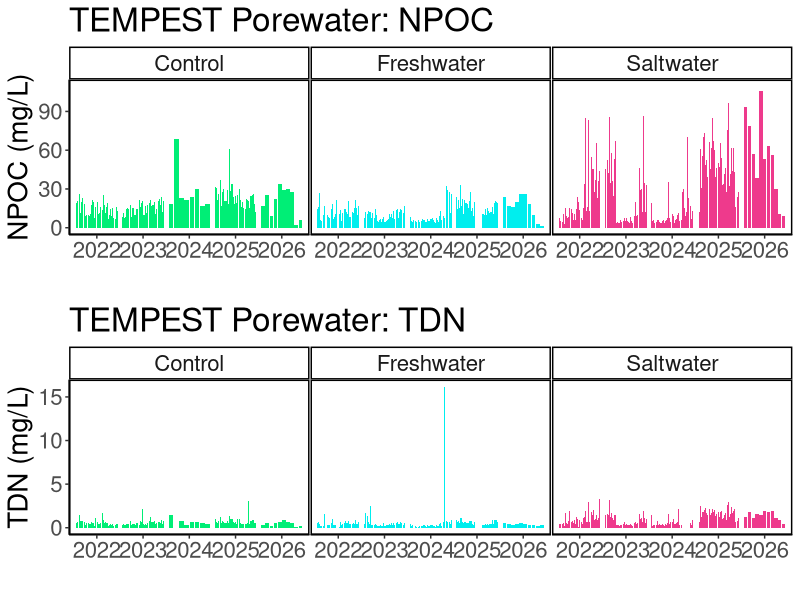
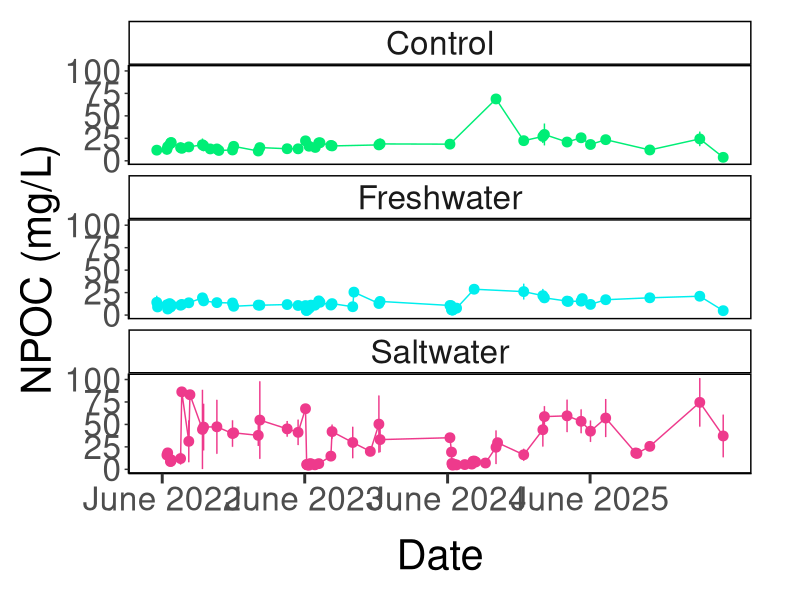
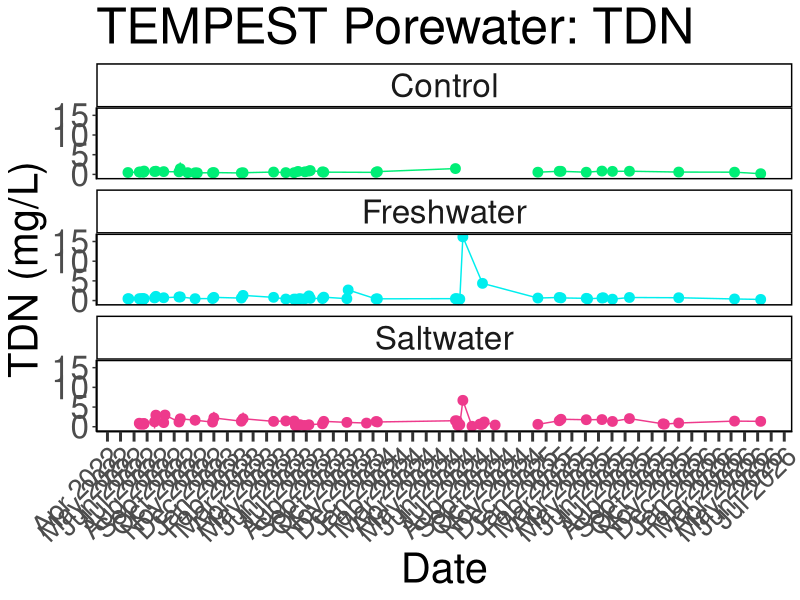
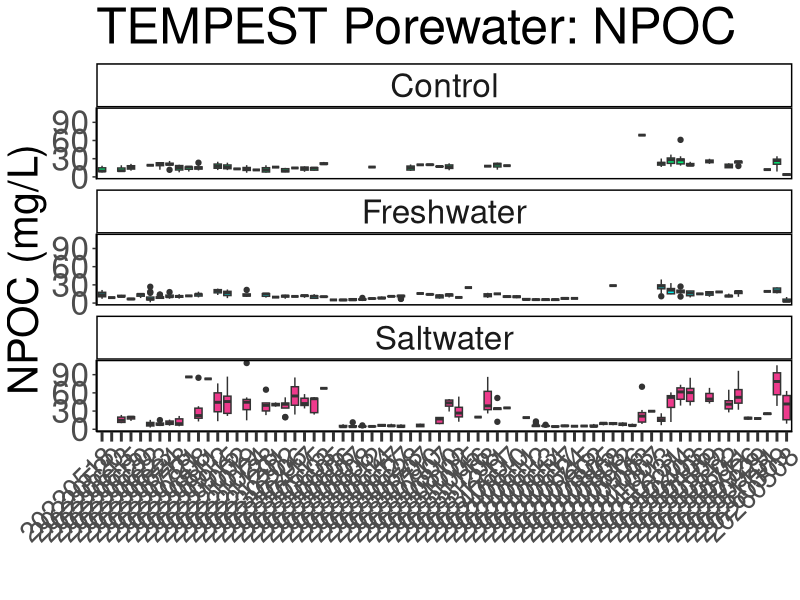
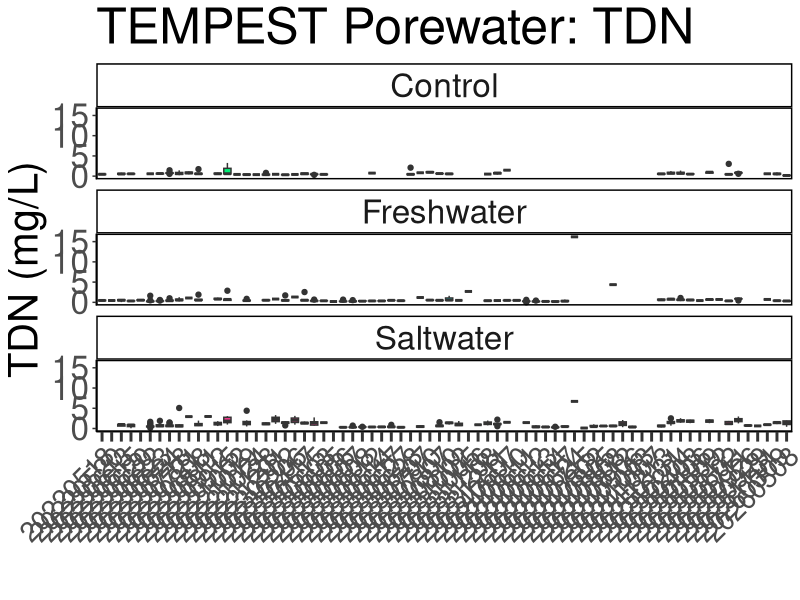
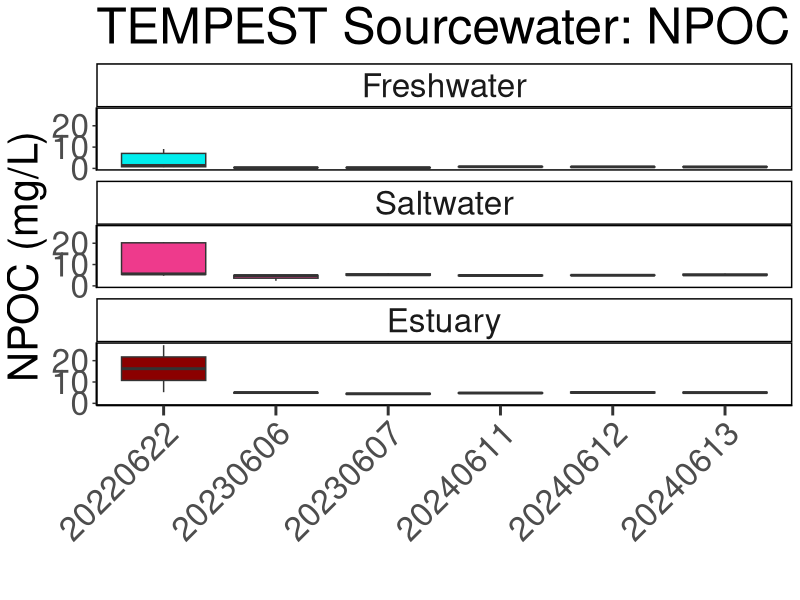
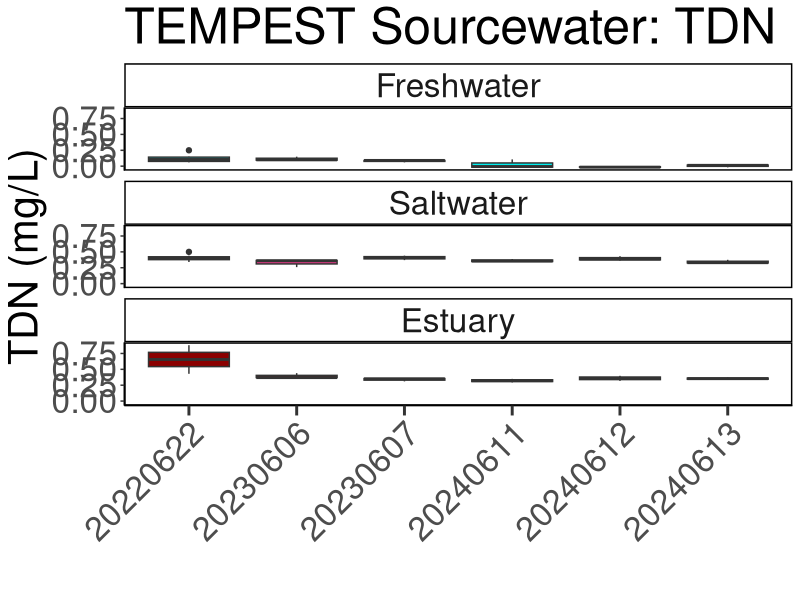
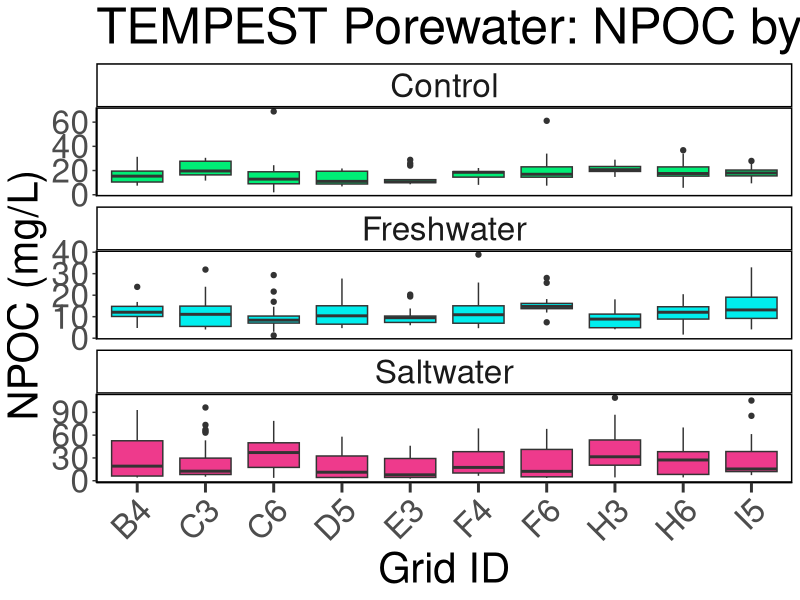

Write R code to recreate these figures, in order.
## ---- chunk 1
library(dplyr)
library(ggplot2)
library(ggpubr)
library(stringr)
library(readxl)
library(tidyr)
library(tibble)
library(openxlsx)
library(knitr)
## ---- chunk 2

#read in 2023 DOC Data:
dat22 <- read.csv("tmp_doc_2022/COMPASS_TEMPEST_DOC_2022.csv", colClasses = "character")
# head(dat24)
colnames(dat22)

#read in 2023 DOC Data:
dat23 <- read.csv("tmp_doc_2023/COMPASS_TEMPEST_DOC_2023.csv", colClasses = "character")
# head(dat24)
colnames(dat23)

#read in 2024 DOC Data:
dat24 <- read.csv("tmp_doc_2024/COMPASS_TEMPEST_DOC_2024.csv", colClasses = "character")
# head(dat24)
colnames(dat24)

#read in 2025 DOC Data:
dat25 <- read.csv("tmp_doc_2025/COMPASS_TEMPEST_DOC_2025.csv", colClasses = "character")
# head(dat25)
colnames(dat25)

##Combine samples from before 2026 when new depths were added
raw_dat_pre26 <- bind_rows(dat22, dat23, dat24, dat25)

##Sourcewater samples should be NA for depth, all other samples have depths. 
raw_dat_pre26 <- raw_dat_pre26 %>% 
  mutate(Depth_cm = ifelse(str_detect(Sample_ID, "SOURCE"), NA, Depth_cm)) %>% 
  mutate(Depth_cm = gsub("cm", "", Depth_cm)) %>% 
  mutate(grid = ifelse(grid == "Source", "Sourcewater", grid)) %>% 
  mutate(grid = ifelse(str_detect(Sample_ID, "Rain"), "Rainwater", grid)) %>% 
  mutate(Sample_ID = gsub("_15CM", "", Sample_ID)) %>%
  mutate(Sample_ID = gsub("_15cm", "", Sample_ID)) %>%
  rowwise() %>%
  mutate(
    Sample_ID = if (is.na(Depth_cm)) {
      Sample_ID
    } else {
      sub("([0-9]{8})", paste0(Depth_cm, "_\\1"), Sample_ID)
    }
  ) %>%
  ungroup()


#read in 2026 DOC Data:
dat26 <- read.csv("tmp_doc_2026/COMPASS_TEMPEST_DOC_2026.csv", colClasses = "character")
# head(dat26)
colnames(dat26)

##combine with the rest of the data
raw_dat <- bind_rows(raw_dat_pre26, dat26)



##Convert Collection Date into Date format
raw_dat$Collection_Date_YYYYMMDD <- as.character(raw_dat$Collection_Date_YYYYMMDD)
raw_dat$Collection_Date_formatted <- as.Date(raw_dat$Collection_Date_YYYYMMDD, format = "%Y%m%d")

##Extract Year and month from Collection Date
raw_dat$Year <- format(raw_dat$Collection_Date_formatted, format = "%Y")
raw_dat$Month <- format(raw_dat$Collection_Date_formatted, format = "%m")
raw_dat$Day <- format(raw_dat$Collection_Date_formatted, format = "%d")

##Uppercase sample IDs
raw_dat$Sample_ID <- toupper(raw_dat$Sample_ID)

all_dat <- raw_dat %>%
  rename(
    Plot = plot, 
    Grid = grid
  ) %>%
  dplyr::select(
    Project, Site, Plot, Grid, Depth_cm, Sample_ID, 
    npoc_mgL, npoc_uM, npoc_flag, tdn_mgL, tdn_uM, tdn_flag, Analysis_runtime,
    Run_notes, Field_notes, Evacuation_date_YYYMMDD, Collection_Date_YYYYMMDD, 
    Collection_Start_Time_24hrs, Collection_End_Time_24hrs, EST_EDT, Volume_mL
        # list columns in the order you want them
  )


##Set 4 decimal points max
all_dat$npoc_uM <- as.numeric(all_dat$npoc_uM)
all_dat$tdn_uM <- as.numeric(all_dat$tdn_uM)

all_dat <- all_dat %>%
  mutate(npoc_uM = round(npoc_uM, 2)) %>%
  mutate(tdn_uM = round(tdn_uM, 2))

unique(all_dat$npoc_flag)
unique(all_dat$tdn_flag)

all_dat$npoc_flag <- gsub("≥", "greater than or equal to", all_dat$npoc_flag)
all_dat$tdn_flag <- gsub("≥", "greater than or equal to", all_dat$tdn_flag)
all_dat$tdn_flag <- gsub(">", "greater than", all_dat$tdn_flag)
all_dat$tdn_flag <- gsub("<", "less than", all_dat$tdn_flag)

##Remove any notes about vibes
all_dat <- all_dat %>% 
  mutate(Field_notes = ifelse(str_detect(Field_notes, "vibe|Vibe"), NA, Field_notes))

## ---- chunk 3

colnames(all_dat)

#pull the column names from the all_dat dataframe and create a new dataframe with them 
metadat <- data.frame(Column_Names = colnames(all_dat))
metadat

metadat$Description <- ""
metadat$Units <- ""
metadat$Instrument_ifapplicable <- ""

#add information about each line: 

metadat$Description <- c("Project name", 
                         "Site where sample collected", 
                         "Plot where sample collected (SW = Saltwater, FW = Freshwater, C = 
                         Control, Estuary (Sourcewater))", 
                         "Grid where sample collected (Letter + Number)", 
                         "Depth where sample collected", 
                         "Sample Identifier", 
                         "Non-Purgeable Organic Carbon (NPOC) concentration in mg/L", 
                         "Non-Purgeable Organic Carbon (NPOC) concentration in uM", 
                         "QAQC Flags generated during checks of NPOC standards, blanks, dups, and spks", 
                         "Total Dissolved Nitrogen (TDN) concentration in mg/L", 
                         "Total Dissolved Nitrogen (TDN) concentration in uM",                          
                         "QAQC Flags generated during checks of TDN standards, blanks, dups, and spks", 
                         "The date that samples were run on the Shimadzu TOC", 
                         "Any notes generated during QAQC", 
                         "Any notes generated during sample collection in the field", 
                         "Date lysimeter evacuated", 
                         "Date sample collected", 
                         "Time lysimeter evacuated", 
                         "Time sample collected", 
                         "Time zone of sample collection", 
                         "Volume of sample collected (mL)")

metadat$Units <-       c("NA", 
                         "NA",
                         "NA", 
                         "NA", 
                         "cm",
                         "NA",
                         "mg/L",
                         "uM",
                         "NA", 
                         "mg/L",
                         "uM",
                         "NA", 
                         "NA",
                         "NA", 
                         "NA", 
                         "NA",
                         "NA", 
                         "NA", 
                         "NA",
                         "NA", 
                         "mL")

metadat$Instrument_ifapplicable <-  
  
                       c("NA", 
                         "NA",
                         "NA", 
                         "NA",
                         "cm",
                         "NA", 
                         "Shimadzu TOC",
                         "Shimadzu TOC",
                         "NA", 
                         "Shimadzu TOC",
                         "Shimadzu TOC",
                         "NA", 
                         "NA",
                         "NA", 
                         "NA", 
                         "NA",
                         "NA", 
                         "NA", 
                         "NA",
                         "NA", 
                         "mL")


## ---- chunk 4

#write out a csv of all the data to the main folder: 
write.csv(all_dat, "COMPASS_TEMPEST_DOC_AllData.csv")


#write out a csv of the metadata associated with the data: 
write.csv(metadat, "COMPASS_TEMPEST_DOC_Metadata.csv")

## ---- chunk 5

##Remove Sourcewater
data_plotting <- raw_dat %>%
  filter(!str_detect(grid, "Sourcewater|Rainwater"))

data_plotting$npoc_mgL <- as.numeric(data_plotting$npoc_mgL)
data_plotting$tdn_mgL <- as.numeric(data_plotting$tdn_mgL)

data_plotting <- data_plotting %>% 
    mutate(
    plot_1 = case_when(
      plot == "C" ~ "Control",
      plot == "FW" ~ "Freshwater",
      plot == "SW" ~ "Saltwater",
      TRUE ~ plot  # keep everything else unchanged
    )
  ) %>%
  mutate(plot_1 = factor(plot_1, levels = c("Control", "Freshwater", "Saltwater")))

#Plot data by year and change colors based on Grid:
viz_npoc_plot <- ggplot(data_plotting, aes(x = as.character(Year), y = npoc_mgL, fill = plot_1)) +
  geom_bar(stat = "identity", position = position_dodge2(preserve = "total")) +
  facet_wrap( ~ plot_1, scales="free_x") +
  scale_fill_manual(values = c(
    "Control" = "springgreen2",
    "Freshwater" = "cyan2",
    "Saltwater" = "violetred2"
  )) +
  theme_classic() +
  labs(x = " ", y = "NPOC (mg/L)", title = "TEMPEST Porewater: NPOC") +
  theme(
    panel.spacing = unit(.05, "lines"), 
    panel.border = element_rect(color = "black", fill = NA, linewidth = 1)) + 
  theme(text = element_text(size = 20))+ 
  theme(legend.position = "none")


# viz_npoc_plot

viz_tdn_plot <- ggplot(data_plotting, aes(x = as.character(Year), y = tdn_mgL, fill = plot_1)) +
  geom_bar(stat = "identity", position = position_dodge2(preserve = "total")) +
  facet_wrap( ~ plot_1, scales="free_x") +
  scale_fill_manual(values = c(
    "Control" = "springgreen2",
    "Freshwater" = "cyan2",
    "Saltwater" = "violetred2"
  )) +
  theme_classic() +
  labs(x = " ", y = "TDN (mg/L)", title = "TEMPEST Porewater: TDN") +
  theme(
    panel.spacing = unit(.05, "lines"), 
    panel.border = element_rect(color = "black", fill = NA, linewidth = 1)) + 
  theme(text = element_text(size = 20))+ 
  theme(legend.position = "none")

# viz_tdn_plot

ggarrange(viz_npoc_plot, viz_tdn_plot, nrow=2, ncol=1)


## ---- chunk 6

##Summarize DOC by Date and Grid
DOC_avg <- data_plotting %>%
  group_by(Collection_Date_formatted, plot_1) %>%
   dplyr::summarize(mean_npoc = mean(npoc_mgL, na.rm=TRUE),
            sd_npoc = sd(npoc_mgL, na.rm=TRUE),
            mean_tdn = mean(tdn_mgL, na.rm=TRUE),
            sd_tdn = sd(tdn_mgL, na.rm=TRUE))

# Define the specific date breaks you want to display
specific_breaks <- as.Date(c("2022-01-01","2023-01-01","2024-01-01", "2025-01-01"))

viz_npoc_plot_avgs <- ggplot(DOC_avg, aes(x = Collection_Date_formatted, y = mean_npoc, color = plot_1)) +
  geom_point(size = 3) + 
  geom_errorbar(aes(ymin = mean_npoc - sd_npoc, ymax = mean_npoc + sd_npoc), width = 0.2) + 
  geom_line() + 
  facet_wrap( ~ plot_1, ncol = 1) +
  scale_color_manual(values = c(
    "Control" = "springgreen2",
    "Freshwater" = "cyan2",
    "Saltwater" = "violetred2"
  )) +
  theme_classic() +
  labs(x = "Date", y = "NPOC (mg/L)") +
  theme(
    panel.spacing = unit(0.5, "lines"), 
    panel.border = element_rect(color = "black", fill = NA, linewidth = 1)) +
  theme(text = element_text(size = 30)) + 
  scale_x_date(
    breaks = as.Date(c("2022-06-01", "2023-06-01", "2024-06-01", "2025-06-01")),
    date_labels = "%B %Y"
  ) + 
  theme(axis.ticks.x = element_line(linewidth = 1))+
  theme(axis.ticks.length.x = unit(0.25, "cm"))+ 
  theme(legend.position = "none") +
  theme(
    # Adds a 20pt margin to the top, right, bottom, and left edges
    plot.margin = margin(t = 15, r = 35, b = 15, l = 15, unit = "pt"), 
    axis.title.x = element_text(margin = margin(t = 15))
  )

viz_npoc_plot_avgs

# Save as a PNG
png("COMPASS_SynopticCB_NPOC_timeline.png", width = 2000, height = 1200, res = 100)
print(viz_npoc_plot_avgs)  # For ggplot objects, use print()
dev.off()


viz_tdn_plot_avgs <- ggplot(DOC_avg, aes(x = Collection_Date_formatted, y = mean_tdn, color = plot_1)) +
  geom_point(size = 3) + 
  geom_errorbar(aes(ymin = mean_tdn - sd_tdn, ymax = mean_tdn + sd_tdn), width = 0.2) + 
  geom_line() + 
  facet_wrap( ~ plot_1, ncol = 1) +
  scale_color_manual(values = c(
    "Control" = "springgreen2",
    "Freshwater" = "cyan2",
    "Saltwater" = "violetred2"
  )) +
  theme_classic() +
  labs(x = "Date", y = "TDN (mg/L)", title = "TEMPEST Porewater: TDN") +
  theme(
    panel.spacing = unit(0.5, "lines"), 
    panel.border = element_rect(color = "black", fill = NA, linewidth = 1)) +
  theme(text = element_text(size = 30))+
  scale_x_date(date_labels = "%b %Y", date_breaks = "1 month") + # Format x-axis labels
  theme(axis.ticks.x = element_line(linewidth = 1))+
  theme(axis.ticks.length.x = unit(0.25, "cm"))+ 
  theme(legend.position = "none")+ 
  theme(axis.text.x = element_text(angle = 45, hjust = 1, size = 20))

viz_tdn_plot_avgs

# ggarrange(viz_cl_plot_avgs, viz_tdn_plot_avgs, nrow=1, ncol=2)

## ---- chunk 7

##Boxplot Summarize DOC by Date, Site, and Grid
viz_npoc_boxplot <- ggplot(data_plotting, aes(x = Collection_Date_YYYYMMDD,  y = npoc_mgL, fill = plot_1)) +
  geom_boxplot() + 
  facet_wrap( ~ plot_1, ncol = 1) +
  # scale_x_discrete(drop = TRUE) +
  scale_fill_manual(values = c(
    "Control" = "springgreen2",
    "Freshwater" = "cyan2",
    "Saltwater" = "violetred2"
  ), labels = c("Control", "Freshwater", "Saltwater")) +
  theme_classic() +
  labs(x = " ", y = "NPOC (mg/L)", title = "TEMPEST Porewater: NPOC") +
  theme(
    panel.spacing = unit(0.5, "lines"), 
    panel.border = element_rect(color = "black", fill = NA, linewidth = 1)) +
  theme(axis.text.x = element_text(angle = 45, vjust = 1, hjust = 1, size = 20))+ 
  theme(text = element_text(size = 30))+
  theme(axis.ticks.x = element_line(linewidth = 1))+
  theme(axis.ticks.length.x = unit(0.25, "cm"))+ 
  theme(legend.position = "none")

viz_npoc_boxplot


viz_tdn_boxplot <- ggplot(data_plotting, aes(x = Collection_Date_YYYYMMDD,  y = tdn_mgL, fill = plot_1)) +
  geom_boxplot() + 
  facet_wrap( ~ plot_1, ncol = 1) +
  scale_x_discrete(drop = TRUE) +
  scale_fill_manual(values = c(
    "Control" = "springgreen2",
    "Freshwater" = "cyan2",
    "Saltwater" = "violetred2"
  ), labels = c("Control", "Freshwater", "Saltwater")) +
  theme_classic() +
  labs(x = " ", y = "TDN (mg/L)", title = "TEMPEST Porewater: TDN") +
  theme(
    panel.spacing = unit(0.5, "lines"), 
    panel.border = element_rect(color = "black", fill = NA, linewidth = 1)) +
  theme(axis.text.x = element_text(angle = 45, vjust = 1, hjust = 1, size = 20))+ 
  theme(text = element_text(size = 30))+
  theme(axis.ticks.x = element_line(linewidth = 1))+
  theme(axis.ticks.length.x = unit(0.25, "cm"))+ 
  theme(legend.position = "none")

viz_tdn_boxplot

# ggarrange(viz_cl_boxplot, viz_so4_boxplot, nrow=1, ncol=2)

# # Save as a PNG
# png("COMPASS_SynopticCB_Cl_alldata.png", width = 2000, height = 1200, res = 100) 
# print(viz_cl_boxplot)  # For ggplot objects, use print()
# dev.off() 
# 
# # Save as a PNG
# png("COMPASS_SynopticCB_SO4_alldata.png", width = 2000, height = 1200, res = 100) 
# print(viz_so4_boxplot)  # For ggplot objects, use print()
# dev.off() 

## ---- chunk 8

##Only Sourcewater
data_plotting_source <- raw_dat %>%
  filter(str_detect(grid, "Sourcewater"))

data_plotting_source$npoc_mgL <- as.numeric(data_plotting_source$npoc_mgL)
data_plotting_source$tdn_mgL <- as.numeric(data_plotting_source$tdn_mgL)

data_plotting_source <- data_plotting_source %>% 
    mutate(
    plot_1 = case_when(
      plot == "C" ~ "Control",
      plot == "FW" ~ "Freshwater",
      plot == "SW" ~ "Saltwater",
      plot == "ESTUARY" ~ "Estuary",
      TRUE ~ plot  # keep everything else unchanged
    )
  ) %>%
  mutate(plot_1 = factor(plot_1, levels = c("Control", "Freshwater", "Saltwater", "Estuary")))

##Boxplot Summarize DOC by Date, Site, and Grid
viz_npoc_boxplot <- ggplot(data_plotting_source, aes(x = Collection_Date_YYYYMMDD,  y = npoc_mgL, fill = plot_1)) +
  geom_boxplot() + 
  facet_wrap( ~ plot_1, ncol = 1) +
  # scale_x_discrete(drop = TRUE) +
  scale_fill_manual(values = c(
    "Control" = "springgreen2",
    "Freshwater" = "cyan2",
    "Saltwater" = "violetred2", 
    "Estuary" = "darkred"
  ), labels = c("Control", "Freshwater", "Saltwater", "Estuary")) +
  theme_classic() +
  labs(x = " ", y = "NPOC (mg/L)", title = "TEMPEST Sourcewater: NPOC") +
  theme(
    panel.spacing = unit(0.5, "lines"), 
    panel.border = element_rect(color = "black", fill = NA, linewidth = 1)) +
  theme(axis.text.x = element_text(angle = 45, vjust = 1, hjust = 1))+ 
  theme(text = element_text(size = 30))+
  theme(axis.ticks.x = element_line(linewidth = 1))+
  theme(axis.ticks.length.x = unit(0.25, "cm"))+ 
  theme(legend.position = "none")

viz_npoc_boxplot


viz_tdn_boxplot <- ggplot(data_plotting_source, aes(x = Collection_Date_YYYYMMDD,  y = tdn_mgL, fill = plot_1)) +
  geom_boxplot() + 
  facet_wrap( ~ plot_1, ncol = 1) +
  scale_x_discrete(drop = TRUE) +
  scale_fill_manual(values = c(
    "Control" = "springgreen2",
    "Freshwater" = "cyan2",
    "Saltwater" = "violetred2", 
    "Estuary" = "darkred"
  ), labels = c("Control", "Freshwater", "Saltwater", "Estuary")) +
  theme_classic() +
  labs(x = " ", y = "TDN (mg/L)", title = "TEMPEST Sourcewater: TDN") +
  theme(
    panel.spacing = unit(0.5, "lines"), 
    panel.border = element_rect(color = "black", fill = NA, linewidth = 1)) +
  theme(axis.text.x = element_text(angle = 45, vjust = 1, hjust = 1))+ 
  theme(text = element_text(size = 30))+
  theme(axis.ticks.x = element_line(linewidth = 1))+
  theme(axis.ticks.length.x = unit(0.25, "cm"))+ 
  #scale_x_discrete(labels = c("Upland", "Swamp", "Transition", "Wetland", "Surface Water"))+ 
  theme(legend.position = "none")

viz_tdn_boxplot

# ggarrange(viz_cl_boxplot, viz_so4_boxplot, nrow=1, ncol=2)

# # Save as a PNG
# png("COMPASS_SynopticCB_Cl_alldata.png", width = 2000, height = 1200, res = 100) 
# print(viz_cl_boxplot)  # For ggplot objects, use print()
# dev.off() 
# 
# # Save as a PNG
# png("COMPASS_SynopticCB_SO4_alldata.png", width = 2000, height = 1200, res = 100) 
# print(viz_so4_boxplot)  # For ggplot objects, use print()
# dev.off() 

## ---- chunk 9

##Boxplot Summarize Nutrients by Date, Site, and Zone
npoc <- ggplot(data_plotting, aes(x = grid,  y = npoc_mgL, fill = plot_1)) +
  geom_boxplot() + 
  facet_wrap( ~ plot_1, scales="free_y", ncol = 1) +
  scale_x_discrete(drop = TRUE) +
  scale_fill_manual(values = c(
    "Control" = "springgreen2",
    "Freshwater" = "cyan2",
    "Saltwater" = "violetred2"
  ), labels = c("Control", "Freshwater", "Saltwater")) +
  theme_classic() +
  labs(x = "Grid ID", y = "NPOC (mg/L)", title = "TEMPEST Porewater: NPOC by Grid") +
  theme(
    panel.spacing = unit(0.5, "lines"), 
    panel.border = element_rect(color = "black", fill = NA, linewidth = 1)) +
  theme(axis.text.x = element_text(angle = 45, vjust = 1, hjust = 1))+ 
  theme(text = element_text(size = 30))+
  theme(axis.ticks.x = element_line(linewidth = 1))+
  theme(axis.ticks.length.x = unit(0.25, "cm"))+ 
  theme(legend.position = "none")

npoc


viz_tdn_boxplot <- ggplot(data_plotting, aes(x = grid,  y = tdn_mgL, fill = plot_1)) +
  geom_boxplot() + 
  facet_wrap( ~ plot_1, scales="free_y", ncol = 1) +
  scale_x_discrete(drop = TRUE) +
  scale_fill_manual(values = c(
    "Control" = "springgreen2",
    "Freshwater" = "cyan2",
    "Saltwater" = "violetred2"
  ), labels = c("Control", "Freshwater", "Saltwater")) +
  theme_classic() +
  labs(x = "Grid ID", y = "TDN (mg/L)", title = "TEMPEST Porewater: TDN by Grid") +
  theme(
    panel.spacing = unit(0.5, "lines"), 
    panel.border = element_rect(color = "black", fill = NA, linewidth = 1)) +
  theme(axis.text.x = element_text(angle = 45, vjust = 1, hjust = 1))+ 
  theme(text = element_text(size = 30))+
  theme(axis.ticks.x = element_line(linewidth = 1))+
  theme(axis.ticks.length.x = unit(0.25, "cm"))+ 
  theme(legend.position = "none")

viz_tdn_boxplot


## ---- chunk 10
# It would also be great to add to our collation codes a summary chunk that will calculate value ranges, means, and standard deviations (and errors) for each site, Grid, depth for each year; also for each site Grid, depth overall; and for each site and Grid overall so that we have some easy access to metrics. Was just thinking this might be helpful today when re-collating the DIC data.

colnames(data_plotting)

##Metrics for each Grid for each year
summary_by_year <- data_plotting %>%
  group_by(Year, plot_1) %>%
   reframe(
     min_npoc_mgL = min(npoc_mgL, na.rm=TRUE),
     max_npoc_mgL = max(npoc_mgL, na.rm=TRUE), 
     mean_npoc_mgL = mean(npoc_mgL, na.rm=TRUE), 
     sd_npoc_mgL = sd(npoc_mgL, na.rm=TRUE), 

     min_tdn_mgL = min(tdn_mgL, na.rm=TRUE),
     max_tdn_mgL = max(tdn_mgL, na.rm=TRUE), 
     mean_tdn_mgL = mean(tdn_mgL, na.rm=TRUE), 
     sd_tdn_mgL = sd(tdn_mgL, na.rm=TRUE)) %>%
  mutate(across(where(is.numeric), round, digits = 4)) 

##Metrics for each Grid for all years
summary_all_years <- data_plotting %>%
  group_by(plot_1) %>%
   reframe(
     min_npoc_mgL = min(npoc_mgL, na.rm=TRUE),
     max_npoc_mgL = max(npoc_mgL, na.rm=TRUE), 
     mean_npoc_mgL = mean(npoc_mgL, na.rm=TRUE), 
     sd_npoc_mgL = sd(npoc_mgL, na.rm=TRUE), 

     min_tdn_mgL = min(tdn_mgL, na.rm=TRUE),
     max_tdn_mgL = max(tdn_mgL, na.rm=TRUE), 
     mean_tdn_mgL = mean(tdn_mgL, na.rm=TRUE), 
     sd_tdn_mgL = sd(tdn_mgL, na.rm=TRUE)) %>%
  mutate(across(where(is.numeric), round, digits = 4)) 

## ---- chunk 11
# It would also be great to add to our collation codes a summary chunk that will calculate value ranges, means, and standard deviations (and errors) for each site, Grid, depth for each year; also for each site Grid, depth overall; and for each site and Grid overall so that we have some easy access to metrics. Was just thinking this might be helpful today when re-collating the DIC data.

colnames(data_plotting_source)

##Metrics for each Grid for each year
summary_by_year_source <- data_plotting_source %>%
  group_by(Year, plot_1) %>%
   reframe(
     min_npoc_mgL = min(npoc_mgL, na.rm=TRUE),
     max_npoc_mgL = max(npoc_mgL, na.rm=TRUE), 
     mean_npoc_mgL = mean(npoc_mgL, na.rm=TRUE), 
     sd_npoc_mgL = sd(npoc_mgL, na.rm=TRUE), 

     min_tdn_mgL = min(tdn_mgL, na.rm=TRUE),
     max_tdn_mgL = max(tdn_mgL, na.rm=TRUE), 
     mean_tdn_mgL = mean(tdn_mgL, na.rm=TRUE), 
     sd_tdn_mgL = sd(tdn_mgL, na.rm=TRUE)) %>%
  mutate(across(where(is.numeric), round, digits = 4)) 

## ---- chunk 12

library(kableExtra)

kable(
  summary_by_year[, c("Year", "plot_1", "min_npoc_mgL",	"max_npoc_mgL",	"mean_npoc_mgL", "min_tdn_mgL",	"max_tdn_mgL",	"mean_tdn_mgL")],  
  format = "latex",
  booktabs = TRUE,
  caption = "Porewater Summary Statistics by Year"
) %>%
  kable_styling(
    latex_options = c("hold_position", "striped", "scale_down"),
    font_size = 12
  ) %>%
  row_spec(0, bold = TRUE) %>%   # header
  column_spec(1, bold = TRUE)

kable(
  summary_all_years[, c("plot_1", "min_npoc_mgL",	"max_npoc_mgL",	"mean_npoc_mgL", "min_tdn_mgL",	"max_tdn_mgL",	"mean_tdn_mgL")],  
  format = "latex",
  booktabs = TRUE,
  caption = "Porewater Summary Statistics by Grid"
) %>%
  kable_styling(
    latex_options = c("hold_position", "striped", "scale_down"),
    font_size = 12
  ) %>%
  row_spec(0, bold = TRUE) %>%   # header
  column_spec(1, bold = TRUE)

## ---- chunk 13

library(kableExtra)

kable(
  summary_by_year_source[, c("Year", "plot_1", "min_npoc_mgL",	"max_npoc_mgL",	"mean_npoc_mgL", "min_tdn_mgL",	"max_tdn_mgL",	"mean_tdn_mgL")],  
  format = "latex",
  booktabs = TRUE,
  caption = "Sourcewater Summary Statistics by Year"
) %>%
  kable_styling(
    latex_options = c("hold_position", "striped", "scale_down"),
    font_size = 12
  ) %>%
  row_spec(0, bold = TRUE) %>%   # header
  column_spec(1, bold = TRUE)

## ---- chunk 14

#write out a csv of the Porewater Summary Statistics by Year to the main folder: 
write.csv(summary_by_year, "COMPASS_TEMPEST_PW_DOC_Summarized_By_Year.csv")

#write out a csv of the Porewater Summary Statistics by Grid to the main folder: 
write.csv(summary_all_years, "COMPASS_TEMPEST_PW_DOC_Summarized_Years_Combined.csv")

#write out a csv of the Sourcewater Summary Statistics by Year to the main folder: 
write.csv(summary_by_year_source, "COMPASS_TEMPEST_SOURCE_DOC_Summarized_By_Year.csv")
